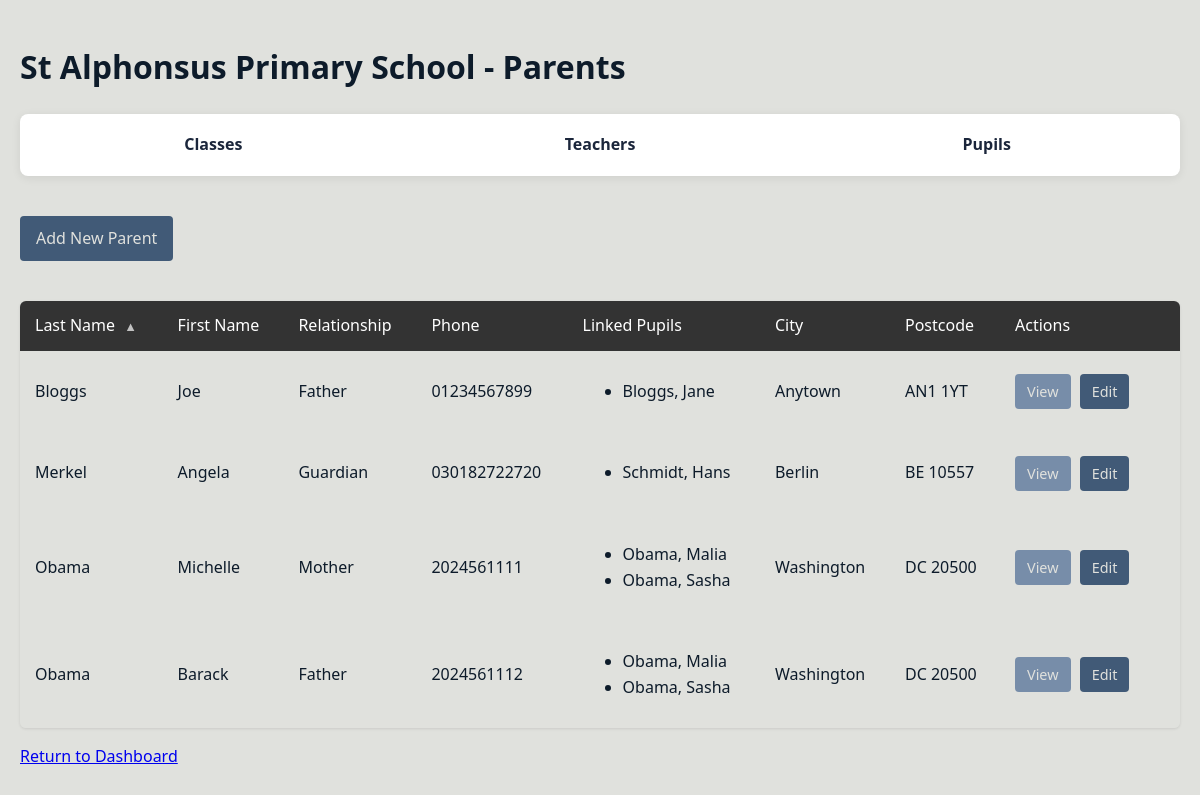
Screenshot of /parents/view_parents.php with the database file from the repository.
### tables this page shows
CREATE TABLE `Parents` (
  `parent_id` int(11) NOT NULL,
  `first_name` varchar(50) NOT NULL,
  `last_name` varchar(50) NOT NULL,
  `address_line1` varchar(100) NOT NULL,
  `address_line2` varchar(100) DEFAULT NULL,
  `city` varchar(50) NOT NULL,
  `postcode` varchar(10) NOT NULL,
  `email` varchar(100) DEFAULT NULL,
  `phone` varchar(20) NOT NULL,
  `relationship_type` enum('Mother','Father','Guardian') NOT NULL DEFAULT 'Guardian'
);

### parents/view_parents.php (the view, shortened to what this page needs)
<?php
require_once(__DIR__ . '/../includes/db_connect.php');
$parents = [];
$sort_field = isset($_GET['sort']) ? $_GET['sort'] : 'last_name';
$sort_order = isset($_GET['order']) && $_GET['order'] === 'desc' ? 'DESC' : 'ASC';
$sql = "SELECT p.parent_id, p.first_name, p.last_name, p.city, p.postcode, p.relationship_type, p.phone,
        (SELECT COUNT(*) FROM Pupil_Parent pp WHERE pp.parent_id = p.parent_id) AS linked_pupils_count
        FROM Parents p
        ORDER BY $sort_field $sort_order";
if ($result = $mysqli->query($sql)) {
    while ($row = $result->fetch_assoc()) {
        $parent_id = $row['parent_id'];
        $linked_pupils = [];
        $sql_pupils = "SELECT pup.first_name, pup.last_name
                      FROM Pupils pup
                      JOIN Pupil_Parent pp ON pup.pupil_id = pp.pupil_id
                      WHERE pp.parent_id = $parent_id
                      ORDER BY pup.last_name, pup.first_name
                      LIMIT 3";
        if ($pupils_result = $mysqli->query($sql_pupils)) {
            while ($pupil = $pupils_result->fetch_assoc()) {
                $linked_pupils[] = $pupil['last_name'] . ', ' . $pupil['first_name'];
            }
        }
        $row['linked_pupils'] = $linked_pupils;
        $row['linked_pupils_count'] = intval($row['linked_pupils_count']);
        $parents[] = $row;
    }
} else {
    $message = "Error: " . $mysqli->error;
}
?>
<!DOCTYPE html>
<html lang="en">
<head>
    <link rel="stylesheet" href="../css/style.css">
</head>
<body>
    <div class="container-wide">
        <h1>St Alphonsus Primary School - Parents</h1>
        <div class="main-navigation">
            <a href="../classes/view_classes.php" class="nav-item">Classes</a>
            <a href="../teachers/view_teachers.php" class="nav-item">Teachers</a>
            <a href="../pupil/view_pupils.php" class="nav-item">Pupils</a>
        </div>
        <a href="add_parent.php" class="add-btn">Add New Parent</a>
        <?php if (empty($parents)): ?>
            <div class="no-records">
                <p>No parents found in the database.</p>
            </div>
        <?php else: ?>
            <table>
                <thead>
                    <tr>
                        <th>
                            <a href="?sort=last_name&order=<?php echo ($sort_field === 'last_name' && $sort_order === 'ASC') ? 'desc' : 'asc'; ?>">
                                Last Name
                                <?php if ($sort_field === 'last_name'): ?>
                                    <span class="sort-icon <?php echo $sort_order === 'ASC' ? 'sort-asc' : ''; ?>"></span>
                                <?php endif; ?>
                            </a>
                        </th>
                        <th>
                            <a href="?sort=first_name&order=<?php echo ($sort_field === 'first_name' && $sort_order === 'ASC') ? 'desc' : 'asc'; ?>">
                                First Name
                            </a>
                        </th>
                        <th>
                            <a href="?sort=relationship_type&order=<?php echo ($sort_field === 'relationship_type' && $sort_order === 'ASC') ? 'desc' : 'asc'; ?>">
                                Relationship
                            </a>
                        </th>
                        <th>Phone</th>
                        <th>Linked Pupils</th>
                        <th>
                            <a href="?sort=city&order=<?php echo ($sort_field === 'city' && $sort_order === 'ASC') ? 'desc' : 'asc'; ?>">
                                City
                            </a>
                        </th>
                        <th>Postcode</th>
                        <th class="actions-col">Actions</th>
                    </tr>
                </thead>
                <tbody>
                    <?php foreach ($parents as $parent): ?>
                        <tr>
                            <td><?php echo htmlspecialchars($parent['last_name']); ?></td>
                            <td><?php echo htmlspecialchars($parent['first_name']); ?></td>
                            <td><?php echo htmlspecialchars($parent['relationship_type']); ?></td>
                            <td><?php echo htmlspecialchars($parent['phone']); ?></td>
                            <td>
                                <?php if ($parent['linked_pupils_count'] > 0): ?>
                                    <ul class="pupil-list">
                                        <?php foreach ($parent['linked_pupils'] as $pupil_name): ?>
                                            <li><?php echo htmlspecialchars($pupil_name); ?></li>
                                        <?php endforeach; ?>
                                    </ul>
                                <?php else: ?>
                                    <span>None</span>
                                <?php endif; ?>
                            </td>
                            <td><?php echo htmlspecialchars($parent['city']); ?></td>
                            <td><?php echo htmlspecialchars($parent['postcode']); ?></td>
                            <td>
                                <a href="view_parent.php?id=<?php echo $parent['parent_id']; ?>" class="actions-btn">View</a>
                                <a href="edit_parent.php?id=<?php echo $parent['parent_id']; ?>" class="actions-btn edit-btn">Edit</a>
                            </td>
                        </tr>
                    <?php endforeach; ?>
                </tbody>
            </table>
        <?php endif; ?>
        <p><a href="../index.php">Return to Dashboard</a></p>
    </div>
</body>
</html>

### css/style.css (style rules this page uses)
body { font-family: 'Segoe UI', Tahoma, Geneva, Verdana, sans-serif; line-height: 1.6; color: #0d1b2aff; background-color: #e0e1ddff; margin: 0; padding: 0; }
table { width: 100%; border-collapse: collapse; margin-top: 25px; border-radius: 6px; overflow: hidden; box-shadow: 0 1px 3px rgba(0,0,0,0.1); }
th, td { padding: 12px 15px; text-align: left; }
th { background-color: #1b263bff; color: #e0e1ddff; font-weight: 500; cursor: pointer; }
tr:nth-child(even) { background-color: #e0e1ddff; }
.actions-col { width: 150px; }
.actions-btn { display: inline-block; padding: 6px 12px; margin-right: 5px; background-color: #778da9ff; color: #e0e1ddff; text-decoration: none; border-radius: 4px; font-size: 0.9em; transition: background-color 0.3s; }
.edit-btn { background-color: #415a77ff; }
.add-btn { display: inline-block; padding: 10px 16px; background-color: #415a77ff; color: #e0e1ddff; text-decoration: none; border-radius: 4px; margin-bottom: 15px; font-weight: 500; transition: background-color 0.3s; }
.sort-icon::after { content: "▼"; display: inline-block; margin-left: 5px; font-size: 0.8em; opacity: 0.7; }
.sort-asc::after { content: "▲"; }
.container-wide { max-width: 1200px; margin: 0 auto; padding: 20px; }
.main-navigation { display: flex; background-color: white; border-radius: 8px; margin-bottom: 40px; box-shadow: 0 2px 10px rgba(0,0,0,0.08); overflow: hidden; }
.nav-item { flex: 1; text-align: center; padding: 18px 10px; text-decoration: none; color: #1b263bff; font-weight: 600; transition: all 0.3s; }
table thead th { background-color: #333; color: white; }
table thead th a { color: white; text-decoration: none; }

### rows the page displays
parents: last_name "Bloggs", first_name "Joe", relationship_type "Father", phone "01234567899", pupil_name "Bloggs, Jane", city "Anytown", postcode "AN1 1YT"
parents: last_name "Merkel", first_name "Angela", relationship_type "Guardian", phone "030182722720", pupil_name "Schmidt, Hans", city "Berlin", postcode "BE 10557"
parents: last_name "Obama", first_name "Michelle", relationship_type "Mother", phone "2024561111", pupil_name "Obama, Malia", pupil_name "Obama, Sasha", city "Washington", postcode "DC 20500"
parents: last_name "Obama", first_name "Barack", relationship_type "Father", phone "2024561112", pupil_name "Obama, Malia", pupil_name "Obama, Sasha", city "Washington", postcode "DC 20500"
